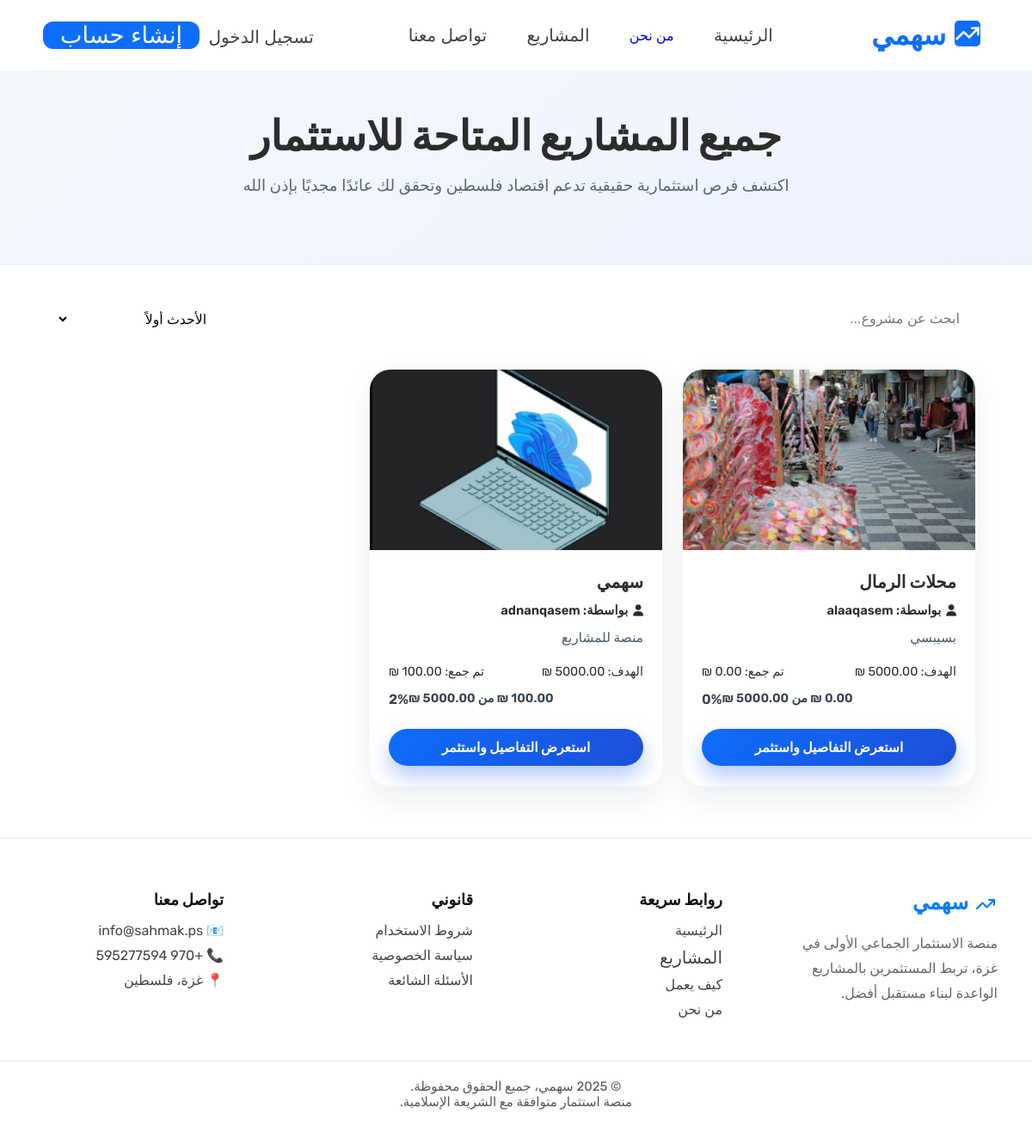
The page /projects/ on the database as committed earlier.
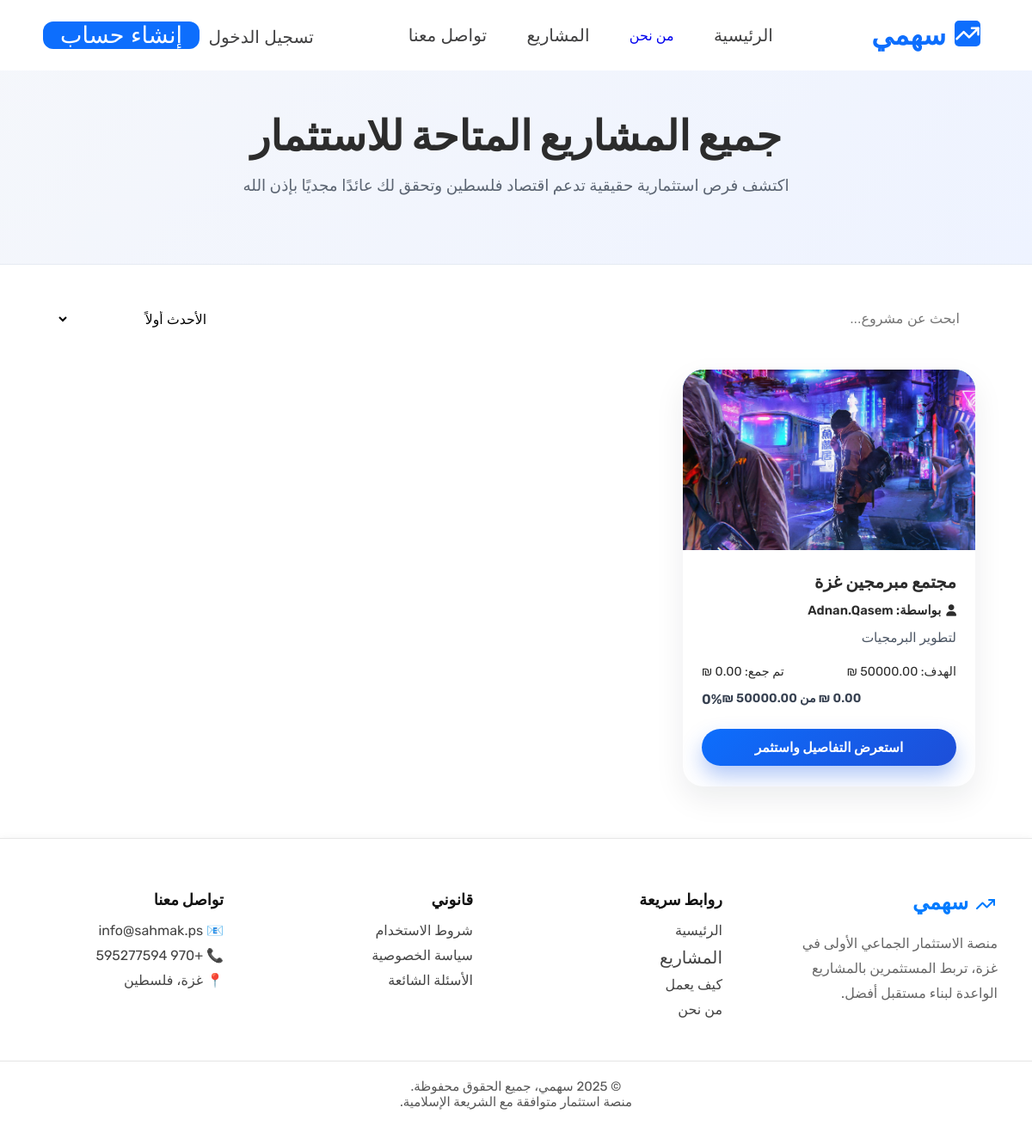
The same page on the database as committed later.
### projects/models.py (models this page shows, shortened)
class Project(models.Model):
    title = models.CharField(max_length=200, verbose_name="عنوان المشروع")
    description = models.TextField(verbose_name="وصف المشروع")
    goal_amount = models.DecimalField(max_digits=12, decimal_places=2, verbose_name="المبلغ المطلوب")
    raised_amount = models.DecimalField(max_digits=12, decimal_places=2, default=0, verbose_name="المبلغ المجموع")
    owner = models.ForeignKey(User, on_delete=models.CASCADE, related_name='projects', verbose_name="صاحب المشروع")
    created_at = models.DateTimeField(auto_now_add=True, verbose_name="تاريخ الإنشاء")
    is_approved = models.BooleanField(default=False, verbose_name="موافق عليه")
    image = models.ImageField(upload_to='projects/', blank=True, null=True, verbose_name="صورة المشروع")
    class Meta:
        ordering = ['-created_at']
        verbose_name = "مشروع"
        verbose_name_plural = "المشاريع"
    def progress(self):
        return (self.raised_amount / self.goal_amount) * 100 if self.goal_amount > 0 else 0

### projects/views.py (the view)
# urls.py: path('', views.project_list, name='list'),
def project_list(request):
    projects = Project.objects.filter(is_approved=True).order_by('-created_at')
    return render(request, 'projects/project_list.html', {'projects': projects})

### projects/templates/projects/project_list.html (shortened to what this page needs)
{% extends "base.html" %}
{% load static %}
{% block extra_css %}
<link rel="stylesheet" href="https://cdnjs.cloudflare.com/ajax/libs/font-awesome/6.5.0/css/all.min.css">
{% endblock %}
{% block content %}
<div class="page-header">
    <h1>جميع المشاريع المتاحة للاستثمار</h1>
    <p>اكتشف فرص استثمارية حقيقية تدعم اقتصاد فلسطين وتحقق لك عائدًا مجديًا بإذن الله</p>
</div>
<div class="filters">
    <div class="search-box">
        <input type="text" placeholder="ابحث عن مشروع..." onkeyup="filterProjects(this.value)">
    </div>
    <select class="filter-select" onchange="sortProjects(this.value)">
        <option value="newest">الأحدث أولاً</option>
    </select>
</div>
<div class="projects-grid" id="projectsGrid">
    {% for project in projects %}
    <div class="project-card"
         data-progress="{{ project.progress|default:0 }}"
         data-goal="{{ project.goal_amount|default:0 }}"
         data-created="{{ project.created_at|date:'U' }}">
        <div class="project-image">
            {% if project.image %}
                <img src="{{ project.image.url }}" alt="{{ project.title }}">
            {% else %}
                <div class="placeholder">{{ project.title|slice:":2"|upper }}</div>
            {% endif %}
        </div>
        <div class="project-info">
            <h3>{{ project.title }}</h3>
            <span class="owner">بواسطة: {{ project.owner.username }}</span>
            <p>{{ project.description|truncatewords:20 }}</p>
            <div class="meta-row">
                <span>الهدف: {{ project.goal_amount }} ₪</span>
                <span>تم جمع: {{ project.raised_amount }} ₪</span>
            </div>
            <div class="progress-section">
                <div class="progress-text">
                    <span>{{ project.raised_amount }} ₪ من {{ project.goal_amount }} ₪</span>
                    <span class="percentage">{{ project.progress|floatformat:0 }}%</span>
                </div>
            </div>
            <a href="{% url 'projects:detail' project.id %}" class="invest-btn">
                استعرض التفاصيل واستثمر
            </a>
        </div>
    </div>
    {% empty %}
    <div class="no-projects">
        <i class="fas fa-search"></i>
        <h3>لا توجد مشاريع متاحة حاليًا</h3>
        <p>كن أول من يطلق مشروعًا على سهمك!</p>
    </div>
    {% endfor %}
</div>
{% endblock %}

### templates/base.html (shortened to what this page needs)
{% load static %}
<!DOCTYPE html>
<html lang="ar" dir="rtl">
<head>
  <link rel="stylesheet" href="{% static 'css/style.css' %}">
  {%block extra_css%}{% endblock %}
</head>
<body>
  <header id="headers" class="headers">
    <div class="nav container" >
         <div class="logo">
            <a href="{%url 'home'%}">
            </a>
            <h3>سهمي</h3>
          </div>
        <div class="nav-links">
            <a href="/" class="nav-link">الرئيسية</a>
            <a href="{% url 'home' %}#about">من نحن</a>
            <a href="{% url 'projects:list' %}" class="nav-link">المشاريع</a>
            <a href="#footer" class="nav-link">تواصل معنا</a>
        </div>
<div class="nav-btn">
    {% if user.is_authenticated %}
        <button class="btn-2">
    <a href="/accounts/profile/">الملف الشخصي</a>
        </button>
        <button class="btn-1">
            <a href="{% url 'accounts:logout' %}?next=/">تسجيل خروج</a>
        </button>
    {% else %}
        <button class="btn-1">
            <a href="{% url 'accounts:login' %}">تسجيل الدخول</a>
        </button>
        <button class="btn-2">
            <a href="{% url 'accounts:register' %}">إنشاء حساب</a>
        </button>
    {% endif %}
</div>
    </div>
</header>
  {% block content %}{% endblock %}
 <footer class="footer" id="footer">
      <div class="footer-container">
        <div class="footer-col footer-brand" id="foot">
          <div class="brand">
            <div class="brand-icon">
              <svg
                xmlns="http://www.w3.org/2000/svg"
                width="26"
                height="26"
                fill="none"
                stroke="#007bff"
                stroke-width="2"
                stroke-linecap="round"
                stroke-linejoin="round"
              >
                <polyline points="22 7 13.5 15.5 8.5 10.5 2 17"></polyline>
                <polyline points="16 7 22 7 22 13"></polyline>
              </svg>
            </div>
            <h3>سهمي</h3>
          </div>
          <p class="brand-desc">
            منصة الاستثمار الجماعي الأولى في غزة، تربط المستثمرين بالمشاريع
            الواعدة لبناء مستقبل أفضل.
          </p>
        </div>
        <div class="footer-col">
          <h4 class="footer-title">روابط سريعة</h4>
          <ul>
            <li><a href="#">الرئيسية</a></li>
            <li><a href="projects.html" class="nav-link">المشاريع</a></li>
            <li><a href="#">كيف يعمل</a></li>
            <li><a href="#section">من نحن</a></li>
          </ul>
        </div>
        <div class="footer-col">
          <h4 class="footer-title">قانوني</h4>
          <ul>
            <li><a href="#">شروط الاستخدام</a></li>
            <li><a href="#">سياسة الخصوصية</a></li>
            <li><a href="#">الأسئلة الشائعة</a></li>
          </ul>
        </div>
        <div class="footer-col">
          <h4 class="footer-title">تواصل معنا</h4>
          <ul class="contact-list">
            <li>📧 info@sahmak.ps</li>
            <li>📞 +970 595277594</li>
            <li>📍 غزة، فلسطين</li>
          </ul>
        </div>
      </div>
      <div class="footer-bottom">
        © 2025 سهمي، جميع الحقوق محفوظة.
        <br />
        منصة استثمار متوافقة مع الشريعة الإسلامية.
      </div>
    </footer>
</body>
</html>

### static/css/style.css (style rules this page uses)
* { padding: 0; margin: 0; box-sizing: border-box; text-decoration:none; list-style: none; scroll-behavior: smooth; scroll-padding-top: 3rem; }
.container { max-width: 1100px; width: 100%; margin: auto }
body { font-family: "Rubik", sans-serif; background-color: #f9f9f9; margin: 0; padding: 0; color: #2c2c2c; }
:root { --bs-teal: #0acf80; --bs-green: #19873f; --bs-blue: #0d6efd; --bs-primary: #0d6efd; --bs-black: #404041; --bs-greey: #888787: }
.headers { background-color: #fff; display: flex; position: fixed; z-index: 1000; width: 100%; top: 0; left: 0; }
.nav { display: flex; align-items: center; justify-content: space-between; padding: 12px 0; gap: 3px; }
.nav .logo { padding: 10px; align-items: center; display: flex; justify-content: space-between; gap: 10px; animation:slideLeft 1.5s ease forwards; }
.logo a svg { background-color: var(--bs-primary); color: #fff; font-size: 30px; border-radius:5px; font-weight: 200; width: 30px; height: 30px; }
.logo h3 { font-size: 2rem; font-weight:bold; font-family: "Tajawal", sans-serif; color: var(--bs-blue); cursor: pointer; transition: all .4s ease-in-out; }
.nav-links { display: flex; align-items: center; column-gap: 2.9rem; }
.nav-link { font-size: 20px; font-weight:100; color: var(--bs-black); display: flex; align-items: center; transition: all .3s ease; animation: slidetop .5s ease forwards; animation-delay: calc(.1s * var(--i)); }
.nav-btn .btn-1 { font-family: "Cairo", sans-serif; border: none; outline: none; font-size: 20px; background-color: transparent; transition: all .2s ease; animation:slideRight 1.6s ease forwards; }
.nav-btn .btn-1 a { color: var(--bs-black); padding: 3px; margin: 3px; }
.nav-btn .btn-2 { font-family: "Cairo", sans-serif; border: none; outline: none; background-color:var(--bs-blue); transition: all .2s ease-in; border-radius: 12px; animation:slideRight 1.6s ease forwards; }
.nav-btn .btn-2 a { color: #fff; padding: 20px; font-size: 27px; }
.project-card { background: #fff; box-shadow: 0 4px 12px rgba(0, 0, 0, 0.1); border-radius: 16px; overflow: hidden; transition: all 0.3s ease; display: flex; flex-direction: column; }
.project-image { height: 200px; overflow: hidden; }
.progress-section { display: flex; justify-content: space-between; gap: 20px; margin: 15px 0 10px; font-size: 0.9rem; }
.footer { background: #ffffff; padding: 60px 0 40px; border-top: 1px solid #e7e7e7; color: #2c2c2c; box-shadow: 0 4px 12px rgba(0, 0, 0, 0.1); }
.footer-container { display: flex; justify-content: space-between; align-items: flex-start; max-width: 1300px; margin: auto; padding: 0 40px; gap: 70px; }
.footer-col { min-width: 220px; text-align: right; }
.footer-brand h3 { font-size: 24px; color: #007bff; margin-bottom: 10px; }
.brand { display: flex; align-items: center; gap: 8px; }
.brand-desc { color: #666; margin-top: 10px; line-height: 1.8; }
.footer-title { font-size: 18px; margin-bottom: 15px; color: #111; font-weight: bold; }
.footer-col ul { list-style: none; padding: 0; }
.footer-col ul li { margin-bottom: 10px; }
.footer-col ul li a { color: #444; text-decoration: none; transition: 0.2s; }
.contact-list li { color: #444; }
.footer-bottom { text-align: center; margin-top: 40px; padding-top: 20px; border-top: 1px solid #e4e4e4; color: #555; font-size: 15px; }

Rows that differ between the two databases and show on the page:
removed Project: image (picture), title "محلات الرمال", owner.username "alaaqasem", description "بسيبسي", goal_amount "5000.00", progress "0"
removed Project: image (picture), title "سهمي", owner.username "adnanqasem", description "منصة للمشاريع", raised_amount "100.00", progress "2"
added Project: image (picture), title "مجتمع مبرمجين غزة", owner.username "Adnan.Qasem", description "لتطوير البرمجيات", goal_amount "50000.00", progress "0"
